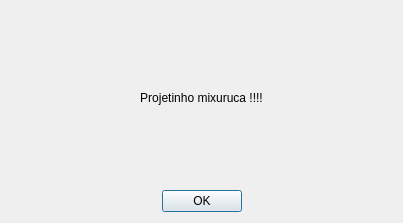
<?xml version="1.0" encoding="UTF-8"?>
<ui version="4.0">
 <class>DialogAbout</class>
 <widget class="QDialog" name="DialogAbout">
  <property name="geometry">
   <rect>
    <x>0</x>
    <y>0</y>
    <width>403</width>
    <height>223</height>
   </rect>
  </property>
  <property name="windowTitle">
   <string>Dialog</string>
  </property>
  <layout class="QVBoxLayout" name="verticalLayout">
   <item>
    <spacer name="verticalSpacer">
     <property name="orientation">
      <enum>Qt::Vertical</enum>
     </property>
     <property name="sizeHint" stdset="0">
      <size>
       <width>20</width>
       <height>59</height>
      </size>
     </property>
    </spacer>
   </item>
   <item>
    <widget class="QLabel" name="label">
     <property name="text">
      <string>Projetinho mixuruca !!!!</string>
     </property>
     <property name="alignment">
      <set>Qt::AlignCenter</set>
     </property>
    </widget>
   </item>
   <item>
    <spacer name="verticalSpacer_2">
     <property name="orientation">
      <enum>Qt::Vertical</enum>
     </property>
     <property name="sizeHint" stdset="0">
      <size>
       <width>20</width>
       <height>58</height>
      </size>
     </property>
    </spacer>
   </item>
   <item>
    <layout class="QHBoxLayout" name="horizontalLayout">
     <item>
      <spacer name="horizontalSpacer">
       <property name="orientation">
        <enum>Qt::Horizontal</enum>
       </property>
       <property name="sizeHint" stdset="0">
        <size>
         <width>40</width>
         <height>20</height>
        </size>
       </property>
      </spacer>
     </item>
     <item>
      <widget class="QPushButton" name="pushButton">
       <property name="text">
        <string>OK</string>
       </property>
      </widget>
     </item>
     <item>
      <spacer name="horizontalSpacer_2">
       <property name="orientation">
        <enum>Qt::Horizontal</enum>
       </property>
       <property name="sizeHint" stdset="0">
        <size>
         <width>40</width>
         <height>20</height>
        </size>
       </property>
      </spacer>
     </item>
    </layout>
   </item>
  </layout>
 </widget>
 <resources/>
 <connections>
  <connection>
   <sender>pushButton</sender>
   <signal>clicked()</signal>
   <receiver>DialogAbout</receiver>
   <slot>close()</slot>
   <hints>
    <hint type="sourcelabel">
     <x>201</x>
     <y>194</y>
    </hint>
    <hint type="destinationlabel">
     <x>201</x>
     <y>111</y>
    </hint>
   </hints>
  </connection>
 </connections>
</ui>
